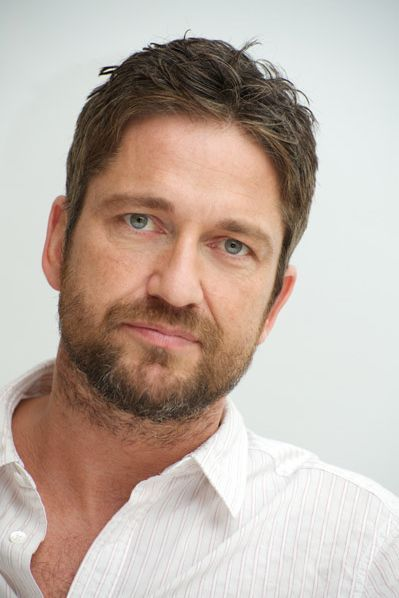
#> input picture dataset/test/1.jpg, 399 x 598 px, given as the content of the folder dataset/train, which was not available
$ python ProjectComputerVision.py
#> lines starting #> are read from the running program, lines starting #| are printed output that depends on the picture; pictures that were not available may be replaced by others from this repository, and a replacement may not be noted
import cv2 as cv
import os
import numpy as np
import math
from matplotlib import pyplot as plt

def get_path_list(root_path):
    '''
        To get a list of path directories from root path

        Parameters
        ----------
        root_path : str
            Location of root directory

        Returns
        -------
        list
            List containing the names of the sub-directories in the
            root directory
    '''
    names = os.listdir(root_path)
    return names

def get_class_id(root_path, train_names):
    '''
        To get a list of train images and a list of image classes id

        Parameters
        ----------
        root_path : str
            Location of images root directory
        train_names : list
            List containing the names of the train sub-directories
        Returns
        -------
        list
            List containing all image in the train directories
        list
            List containing all image classes id
    '''
#> called with root_path = 'dataset/train'
    image_list = []
    class_ids = []
    for id, person_name in enumerate(train_names):
        person_dir = root_path + "/" + person_name
        for person_img_sample in os.listdir(person_dir):
            img = cv.imread(person_dir + "/" + person_img_sample)
#> img is the input picture: shape (598, 399, 3); mean B, G, R 166.6, 176.5, 191.6
            h, w, _ = img.shape
#> h = 598; w = 399
            ratio = 800 / w
#> ratio = 2.01
            new_h = h * ratio
#> new_h = 1199
            img = cv.resize(img, (800, int(new_h)))
#> img: shape (1198, 800, 3)
            image_list.append(img)
            class_ids.append(id)
            # print(person_dir + "/" + person_img_sample, id)
    return image_list, class_ids


def detect_faces_and_filter(image_list, image_classes_list=None):
    '''
        To detect a face from given image list and filter it if the face on
        the given image is less than one

        Parameters
        ----------
        image_list : list
            List containing all loaded images
        image_classes_list : list, optional
            List containing all image classes id

        Returns
        -------
        list
            List containing all filtered and cropped face images in grayscale
        list
            List containing all filtered faces location saved in rectangle
        list
            List containing all filtered image classes id
    '''
    cropped_face_images = []
    face_locations = []
    image_class_ids = []
    if image_classes_list is None:
        image_classes_list = [-1] * len(image_list)

    face_cascade = cv.CascadeClassifier('haarcascade_frontalface_default.xml')
    for img, id in zip(image_list, image_classes_list):
        img = cv.cvtColor(img, cv.COLOR_BGR2GRAY)
        faces = face_cascade.detectMultiScale(img, scaleFactor=1.3,
                                              minNeighbors=5)

        if len(faces) == 1:
            for (x, y, w, h) in faces:
                cropped_face = img[y:y + h, x:x + w]
                cropped_face_images.append(cropped_face)
                face_locations.append((x, y, w, h))
                image_class_ids.append(id)
        else:
            pass

    return cropped_face_images, face_locations, image_class_ids

def train(train_face_grays, image_classes_list):
    '''
        To create and train face recognizer object

        Parameters
        ----------
        train_face_grays : list
            List containing all filtered and cropped face images in grayscale
        image_classes_list : list
            List containing all filtered image classes id

        Returns
        -------
        object
            Recognizer object after being trained with cropped face images
    '''
    recognizer = cv.face.LBPHFaceRecognizer_create()
    recognizer.train(train_face_grays, np.array(image_classes_list))

    return recognizer

def get_test_images_data(test_root_path):
    '''
        To load a list of test images from given path list

        Parameters
        ----------
        test_root_path : str
            Location of images root directory

        Returns
        -------
        list
            List containing all loaded gray test images
    '''
    test_imgs = []

    for img_loc in os.listdir(test_root_path):
        img = cv.imread(test_root_path + "/" + img_loc)
        h, w, _ = img.shape
        ratio = 800 / w
        new_h = h * ratio
        img = cv.resize(img, (800, int(new_h)))
        test_imgs.append(img)

    return test_imgs

def predict(recognizer, test_faces_gray):
    '''
        To predict the test image with the recognizer

        Parameters
        ----------
        recognizer : object
            Recognizer object after being trained with cropped face images
        train_face_grays : list
            List containing all filtered and cropped face images in grayscale

        Returns
        -------
        list
            List containing all prediction results from given test faces
    '''
    results = []
    for face in test_faces_gray:
        class_id, c = recognizer.predict(face)
        results.append(class_id)
        # print(class_id, c)

    return results

def draw_prediction_results(predict_results, test_image_list, test_faces_rects, train_names):
    '''
        To draw prediction results on the given test images and acceptance status

        Parameters
        ----------
        predict_results : list
            List containing all prediction results from given test faces
        test_image_list : list
            List containing all loaded test images
        test_faces_rects : list
            List containing all filtered faces location saved in rectangle
        train_names : list
            List containing the names of the train sub-directories

        Returns
        -------
        list
            List containing all test images after being drawn with
            final result
    '''
    verification_statuses = []
    verified_suspect = ['SUSPECT - Kang Yeonsak - South Korea - 12 August 1978']

    for i, pred in enumerate(predict_results):
        name = train_names[pred]
        if name in verified_suspect:
            verification_statuses.append([name, 0])
        else:
            verification_statuses.append([name, 1])

    drawn_imgs = []
    font = cv.FONT_HERSHEY_SIMPLEX
    for ver, img, (x, y, w, h) in zip(verification_statuses, test_image_list, test_faces_rects):

        if ver[1] == 1:
            img = cv.rectangle(img, (x, y), (x + w, y + h), (0, 255, 0), 3)
            img = cv.putText(img, "NOT A SUSPECT: " + ver[0], (x - 80, y - 10), font, 1.8, (0, 255, 0), 3, cv.LINE_AA)

        else:
            img = cv.rectangle(img, (x, y), (x + w, y + h), (0, 0, 255), 3)
            details = ver[0].split(" - ")
            img = cv.putText(img, details[0], (x, y - 10), font, 1.8, (0, 0, 255), 3, cv.LINE_AA)
            img = cv.putText(img, "Name:    " + details[1], (x - 320, y + h + 450), font, 2, (0, 0, 255), 3, cv.LINE_AA)
            img = cv.putText(img, "Origin:    " + details[2], (x - 320, y + h + 550), font, 2, (0, 0, 255), 3, cv.LINE_AA)
            img = cv.putText(img, "DOB:  " + details[3], (x - 320, y + h + 650), font, 2, (0, 0, 255), 3, cv.LINE_AA)
        img = cv.resize(img, (250, 250))
        drawn_imgs.append([img, ver[1]])

    return drawn_imgs

def combine_and_show_result(image_list):
    '''
        To show the final image that already combine into one image

        Parameters
        ----------
        image_list : nparray
            Array containing image data
    '''
    first_row = []
    second_row = []
    white_img = np.zeros([250, 250, 3], dtype=np.uint8)
    white_img.fill(255)

    indexs = 1
    for img, ver in image_list:
        if (indexs <= 3):
            first_row.append(img)
        else:
            second_row.append(img)
        indexs = indexs + 1

    if len(first_row) > len(second_row):
        while not len(first_row) == len(second_row):
            second_row.append(white_img)
    elif len(first_row) < len(second_row):
        while not len(first_row) == len(second_row):
            first_row.append(white_img)

    row2 = cv.hconcat(second_row)
    row1 = cv.hconcat(first_row)

    result = cv.vconcat([row1, row2])

    cv.imshow("Figure 1", result)
    cv.waitKey(0)
    cv.destroyAllWindows()

'''
You may modify the code below if it's marked between

-------------------
Modifiable
-------------------

and

-------------------
End of modifiable
-------------------
'''
if __name__ == "__main__":

    '''
        Please modify train_root_path value according to the location of
        your data train root directory

        -------------------
        Modifiable
        -------------------
    '''
    train_root_path = "dataset/train"
    '''
        -------------------
        End of modifiable
        -------------------
    '''

    train_names = get_path_list(train_root_path) #labels_list
    train_image_list, image_classes_list = get_class_id(train_root_path, train_names) #faces, indexes
#> train_image_list = 1 item; image_classes_list = [0]
    train_face_grays, _, filtered_classes_list = detect_faces_and_filter(train_image_list, image_classes_list)
#> the loop in detect_faces_and_filter, `for img, id in zip(image_list, image_classes_list):` made 1 pass
#> (id, faces) on pass 1: (0, [[92, 256, 534, 534]])
#> pass 1, in detect_faces_and_filter, `img = cv.cvtColor(img, cv.COLOR_BGR2GRAY)`:
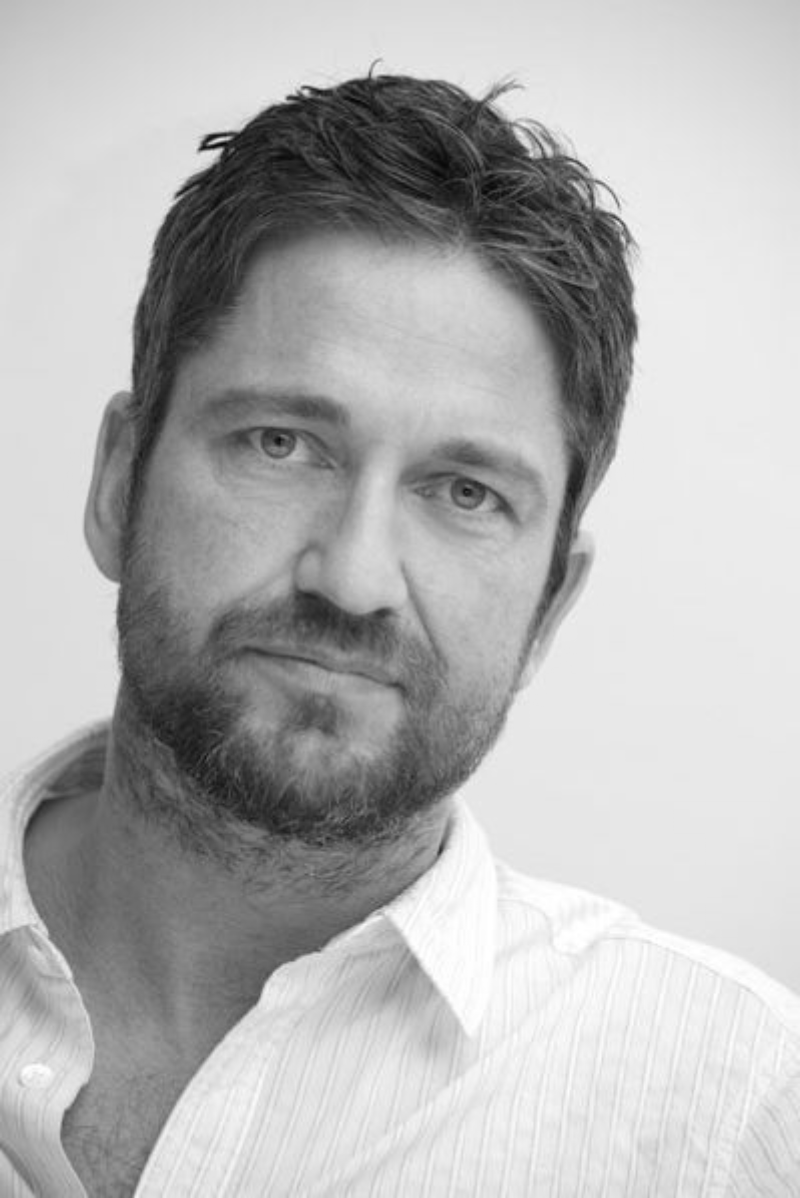
#> img: shape (1198, 800); min 4, max 255, mean 179.8
#> after the loop in detect_faces_and_filter, `for img, id in zip(image_list, image_classes_list):`: cropped_face_images = 1 item; face_locations = [(92, 256, 534, 534)]; image_class_ids = [0]
#> train_face_grays = 1 item; filtered_classes_list = [0]
    recognizer = train(train_face_grays, filtered_classes_list)

    '''
        Please modify train_root_path value according to the location of
        your data train root directory

        -------------------
        Modifiable
        -------------------
    '''
    test_root_path = "dataset/test"
    '''
        -------------------
        End of modifiable
        -------------------
    '''

    test_image_list = get_test_images_data(test_root_path)
    test_faces_gray, test_faces_rects, _ = detect_faces_and_filter(test_image_list)
    predict_results = predict(recognizer, test_faces_gray)
    predicted_test_image_list = draw_prediction_results(predict_results, test_image_list, test_faces_rects, train_names)
#> the loop in draw_prediction_results, `for ver, img, (x, y, w, h) in zip(verification_statuses, test_image_li..` made 4 passes
#> pass 1, in draw_prediction_results, `img = cv.putText(img, "NOT A SUSPECT: " + ver[0], (x - 80, y - 10), fo..`:
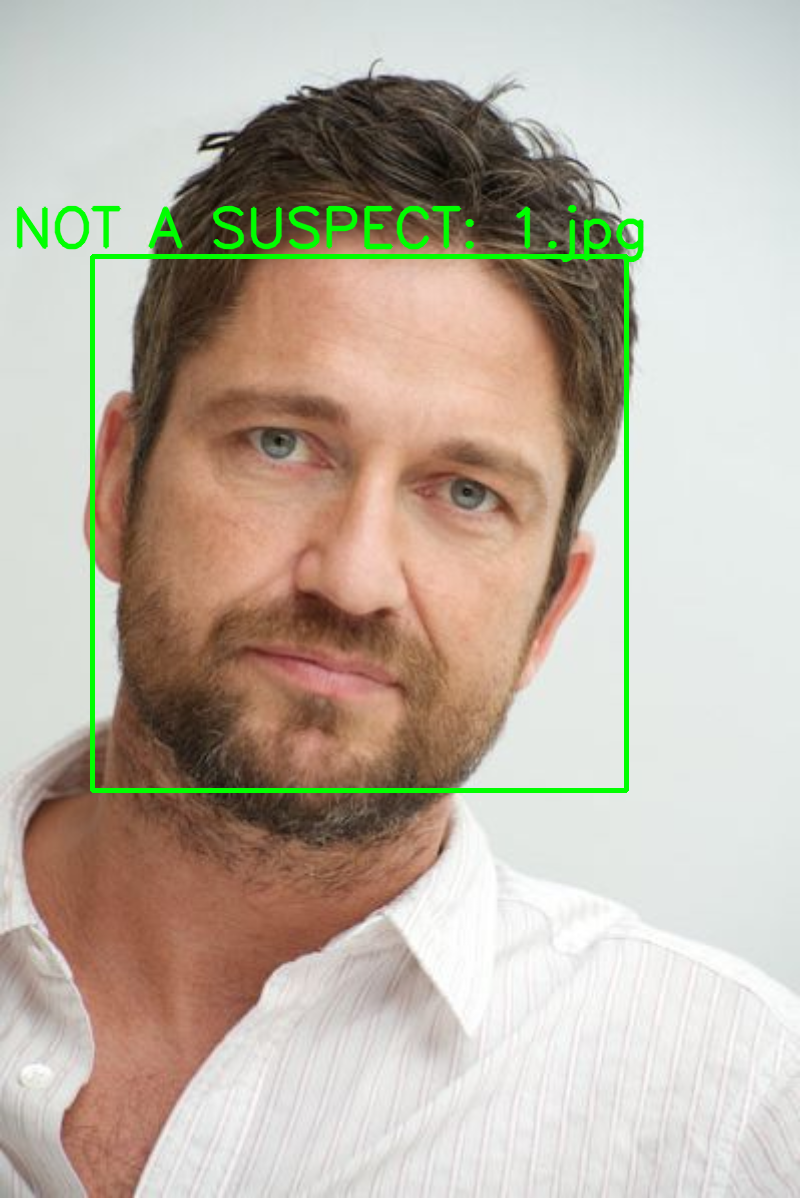
#> img: shape (1198, 800, 3); mean B, G, R 164.1, 178.6, 188.6
#> pass 1, in draw_prediction_results, `img = cv.resize(img, (250, 250))`:
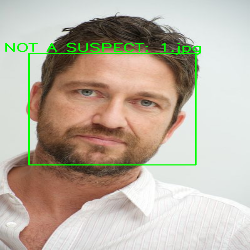
#> img: shape (250, 250, 3); mean B, G, R 163.8, 178.6, 188.2
#> pass 2, in draw_prediction_results, `img = cv.rectangle(img, (x, y), (x + w, y + h), (0, 255, 0), 3)`:
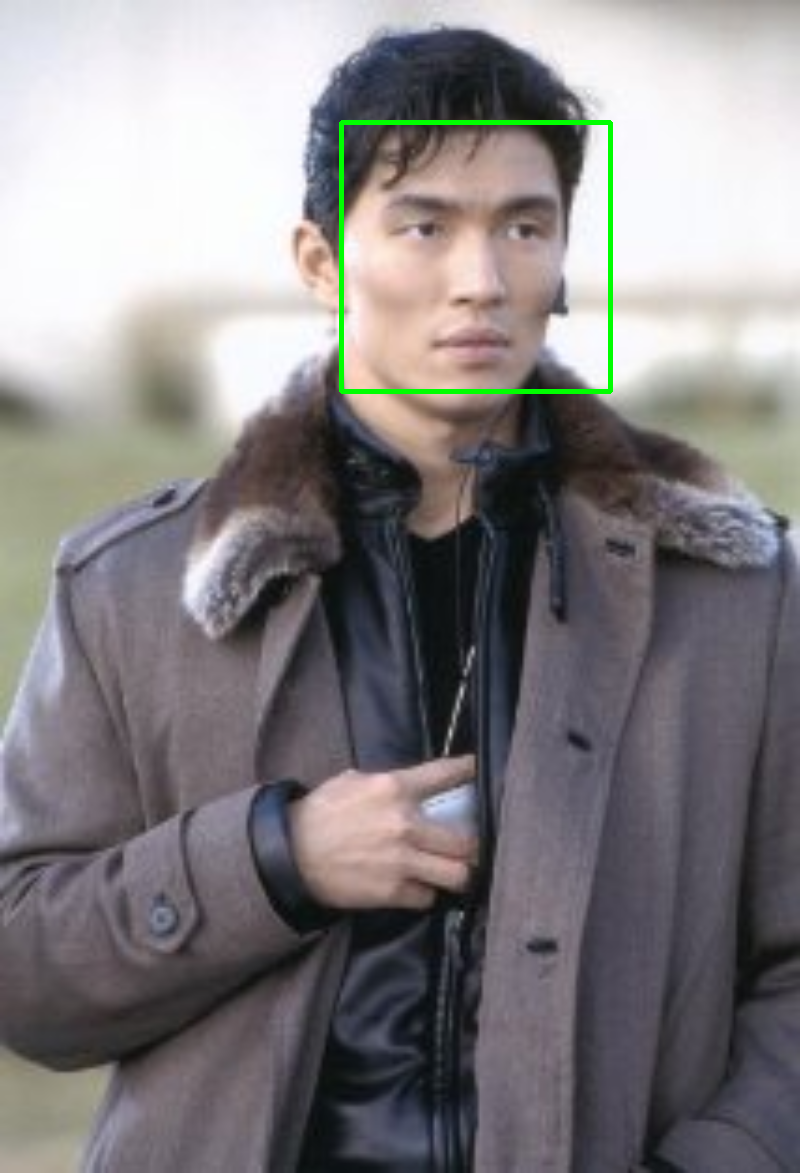
#> img: shape (1173, 800, 3); mean B, G, R 130.4, 128.6, 132.1

    combine_and_show_result(predicted_test_image_list)
#> in combine_and_show_result, `row2 = cv.hconcat(second_row)`:
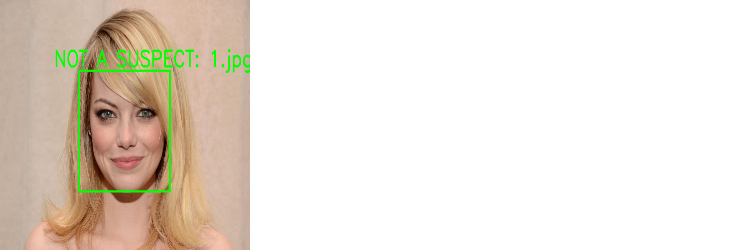
#> row2: shape (250, 750, 3); mean of channels 0, 1, 2 215.5, 225.3, 233.4; drawn as B, G, R
#> in combine_and_show_result, `row1 = cv.hconcat(first_row)`:
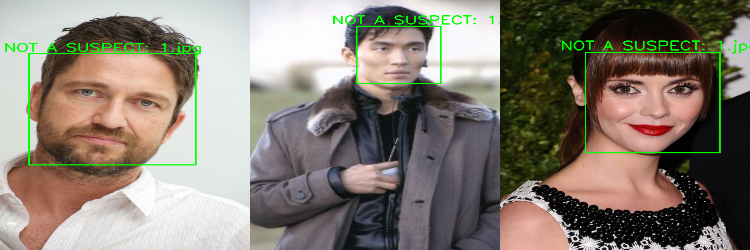
#> row1: shape (250, 750, 3); mean of channels 0, 1, 2 115.5, 126.3, 134.1; drawn as B, G, R
#> in combine_and_show_result, `result = cv.vconcat([row1, row2])`:
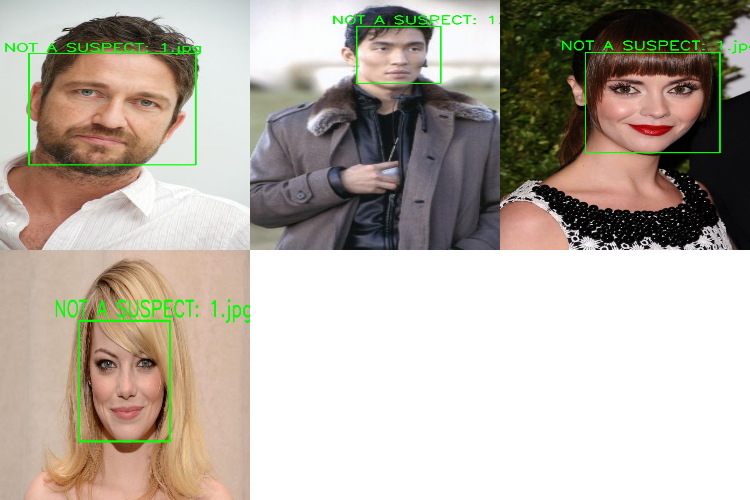
#> result: shape (500, 750, 3); mean of channels 0, 1, 2 165.5, 175.8, 183.7; drawn as B, G, R
